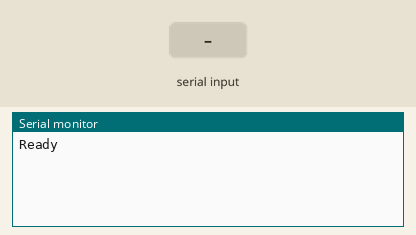
Simulated run of this sketch. Board: Arduino Uno, built with avr-gcc and run on an emulated ATmega328P. Parts: the last lines printed to the serial monitor. The inputs (shaded band) are chosen by the test bench.

Above: at 3.2 s.
3.3 s: "<90,45,200>" received over Serial
At 4.5 s:
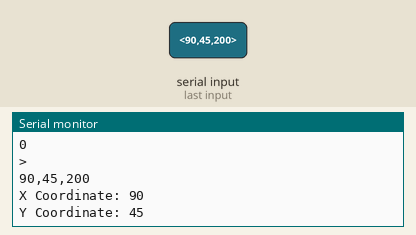
4.8 s: "<30,150,10>" received over Serial
At 5.9 s:
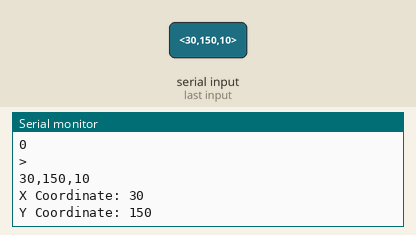
Timing chart, 0 to 7.8 s (numbered marks = the images above; inputs shaded):
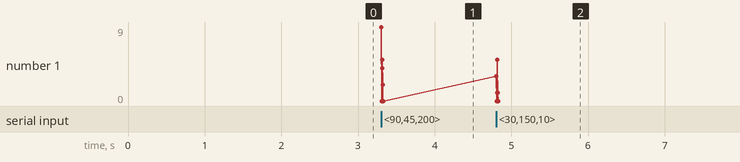

The sketch:

pyserial_bytes_read.ino
```cpp
const byte numChars = 12;
char receivedChars[numChars];
char tempChars[numChars];

// variable to store parsed data
int xData = 0;
int yData = 0;

boolean newData = false;

void setup() {
  // put your setup code here, to run once:
  Serial.begin(9600);
  Serial.println("Ready");

  delay(2000);
}

void loop() {
  // put your main code here, to run repeatedly:
  receiveStartEndMarker();
  if (newData == true) {
    strcpy(tempChars, receivedChars); // creates a copy of receivedChars since strtok() will replace commas with \0
    parseData();
    showData();
    newData = false;
  }
}

void receiveStartEndMarker() {
  static boolean receiveProgress = false;
  static byte ndx = 0;
  char startMarker = '<';
  char endMarker = '>';
  char rc;

  while (Serial.available() > 0 && newData == false) {
    rc = Serial.read();
    Serial.println(rc);

    if (receiveProgress == true) {
      if (rc != endMarker) {
        receivedChars[ndx] = rc;
        ndx++;
        if (ndx >= numChars) {
          ndx = numChars - 1;
        }
      }
      else {
        receivedChars[ndx] = '\0'; // terminate string with null operator
        Serial.println(receivedChars);
        receiveProgress = false;
        ndx = 0;
        newData = true;
      }
    }
    else if (rc == startMarker) {
      receiveProgress = true;
    }
  }
}

void parseData() {
  // split the data into its parts
  char* strtokIndx; // strtokIndx pointer to char

  strtokIndx = strtok(tempChars, ","); // takes tempChars as strings then searches for the string before it reaches the comma
  xData = atoi(strtokIndx); // takes strings up to the comma and changes it into int for first coordinate split

  strtokIndx = strtok(NULL, ","); // continues from previous token and finds for next split
  yData = atoi(strtokIndx); // takes the continued string and changes it into int for second coordinate split

}

void showData() {
  Serial.print("X Coordinate: ");
  Serial.println(xData);

  Serial.print("Y Coordinate: ");
  Serial.println(yData);
}
```

Measured:
- after the input at 3.3 s, the serial monitor: prints a new line at once (image 1)
- after the input at 4.8 s, the serial monitor: prints a new line at once (image 2)
